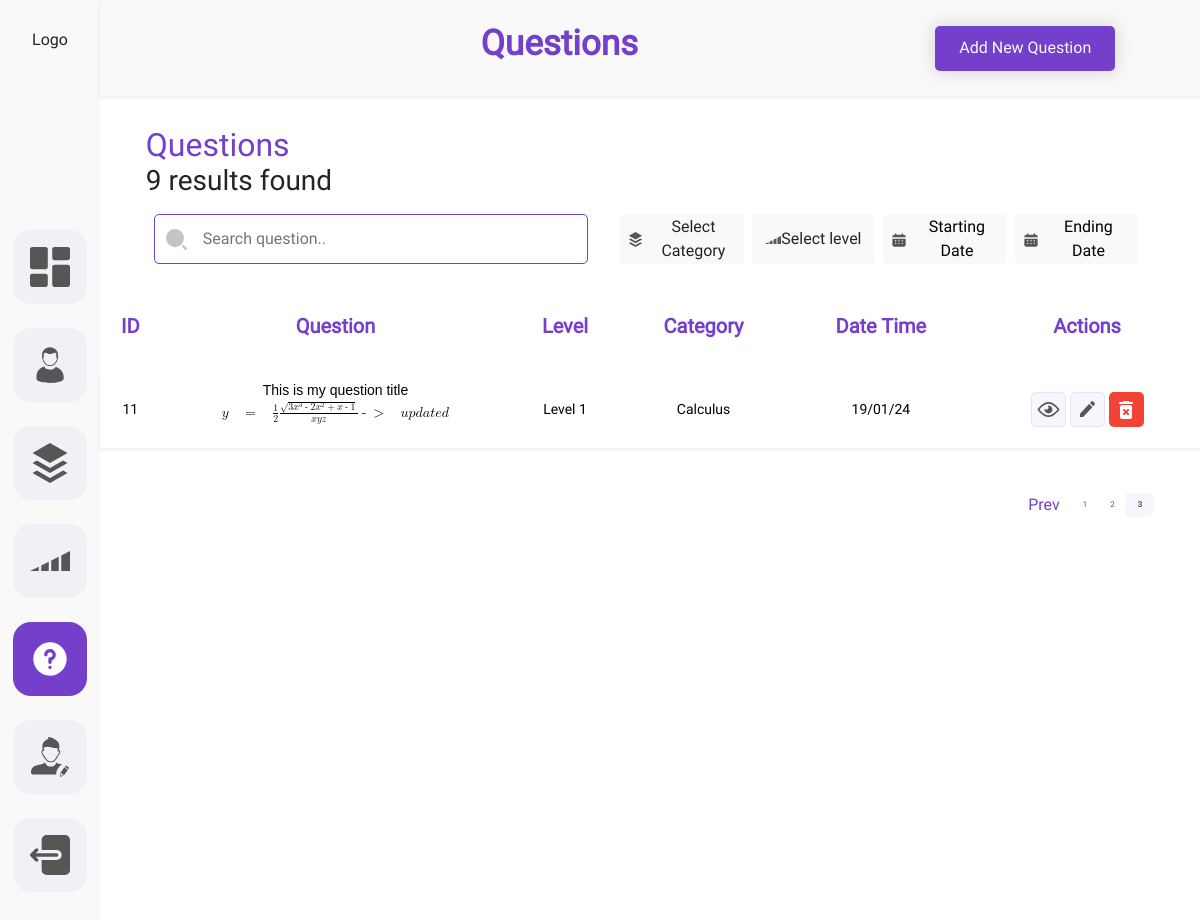
Page /myadmin/questions/?page=3 (signed in) on the earlier database version.
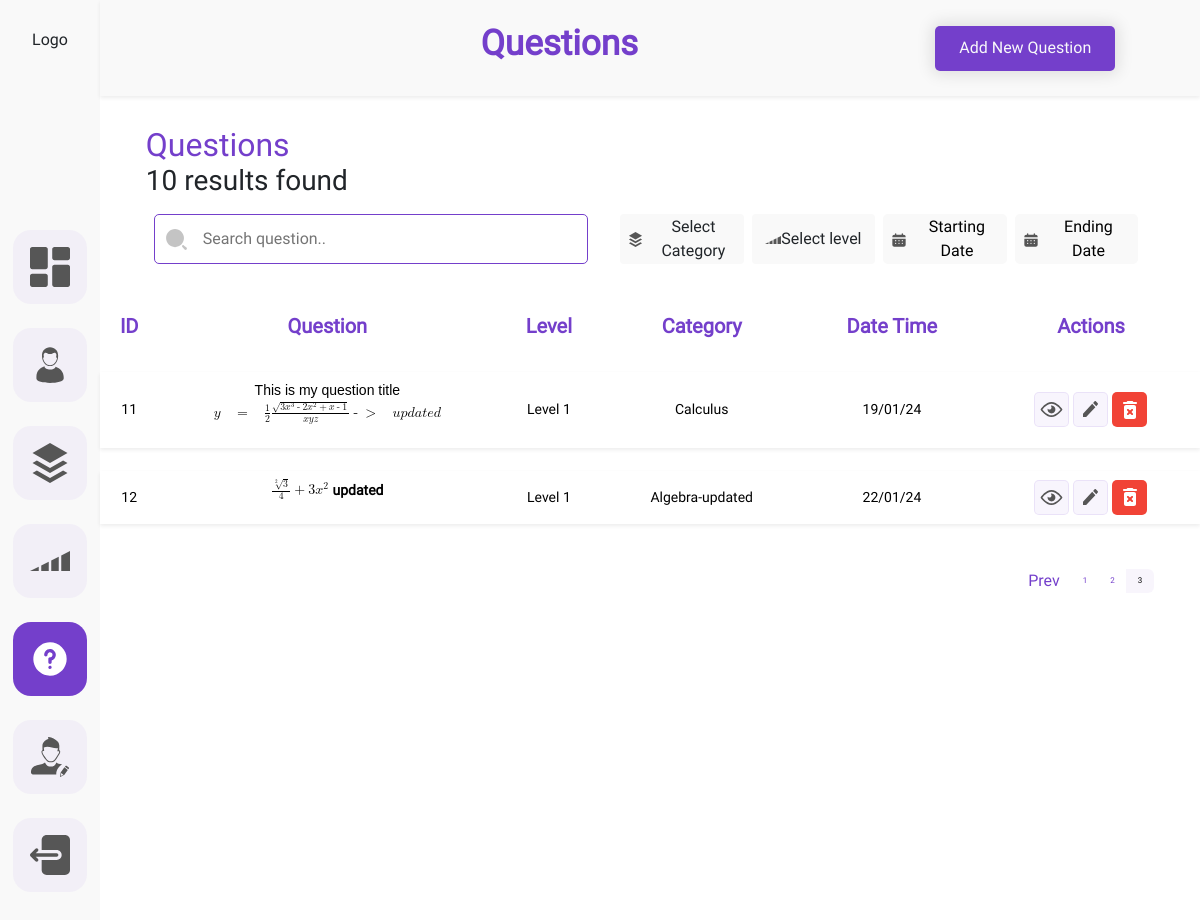
Same page on the later database version.
### adminDashboard/models.py (models this page shows, shortened)
class Question(BaseModel):
    question_title = models.TextField()
    question_description = models.TextField()
    option_a = models.CharField(max_length=255)
    option_b = models.CharField(max_length=255)
    option_c = models.CharField(max_length=255)
    option_d = models.CharField(max_length=255)
    correct_answer = models.CharField(max_length=1, choices=[('A', 'A'), ('B', 'B'), ('C', 'C'), ('D', 'D')])
    question_level = models.ForeignKey(Level, on_delete=models.CASCADE)
    question_helping_video = models.TextField()
    question_image = models.ImageField(upload_to='questions_images', blank=True, null=True)
    question_countdown_time = models.PositiveIntegerField()

class Level(BaseModel):
    level_no = models.IntegerField()
    number_of_questions = models.IntegerField()
    level_category = models.ForeignKey(Category,on_delete=models.CASCADE)
    class Meta:
        unique_together = ('level_no', 'level_category')
    def __str__(self):
        return f"Level {self.level_no}"

class Category(BaseModel):
    category_title = models.CharField(max_length=CharFieldSizes.XXX_LARGE)
    category_description = models.TextField()
    category_image = models.ImageField(upload_to='category_images')
    def __str__(self):
        return self.category_title

### adminDashboard/views.py (the view)
# urls.py: path('questions/', views.Questions, name='questions'),
@login_required(login_url='admin-login')
def Questions(request):
    context = {
        'categories': Category.objects.all(),
        'category': request.GET.get('category', None),
        'level': request.GET.get('level', None),
        'startdate': request.GET.get('startdate', None),
        'enddate': request.GET.get('enddate', None),
        'search': request.GET.get('search-bar', None)
    }
    selected_category_title = context['category']
    selected_level = context['level']
    if selected_category_title:
        try:
            selected_category = Category.objects.get(category_title=selected_category_title)
            levels = Level.objects.filter(level_category=selected_category)
            context['levels']= levels
            context['records'] = Question.objects.filter(question_level__in=levels)
        except Category.DoesNotExist:
            context['records'] = Question.objects.none()
    else:
        context['records'] = Question.objects.all()
    if selected_level:
        levels = Level.objects.get(id=selected_level)
        context['level']= levels.level_no
        context['records'] = Question.objects.filter(question_level = levels)
    if context['startdate'] and context['enddate']:
        context['records'] = context['records'].filter(created_at__range=(context['startdate'], context['enddate']))
    elif context['startdate']:
        context['records'] = context['records'].filter(created_at__gte=context['startdate'])
    elif context['enddate']:
        context['records'] = context['records'].filter(created_at__lte=context['enddate'])
    if context['search']:
        context['records'] = context['records'].filter(
            Q(question_title__icontains=context['search']) | Q(question_description__icontains=context['search'])
        )
    context['record_count'] = context['records'].count()
    paginator = Paginator(context['records'],4)
    page = request.GET.get('page')
    try:
        records_within_range = paginator.page(page)
    except PageNotAnInteger:
        records_within_range = paginator.page(1)
    except EmptyPage:
        records_within_range = paginator.page(paginator.num_pages)
    question_count = context['records'].count()
    context['records']= records_within_range
    context['record_count'] = question_count
    return render(request, 'admin_dashboard/question.html', context)

### templates/admin_dashboard/question.html (shortened to what the changed rows need)
{% load static %}
<!DOCTYPE html>
<html lang="en">
<head>
    <link
    href="https://cdn.jsdelivr.net/npm/bootstrap@5.3.2/dist/css/bootstrap.min.css"
    rel="stylesheet"
  />
  <link rel="stylesheet" href="{% static 'admin_dashboard/css/common.css'%}">
  <link rel="stylesheet" href="{% static 'admin_dashboard/css/users.css'%}">
  <link rel="stylesheet" href="{% static 'admin_dashboard/css/category.css'%}">
  <link rel="stylesheet" href="{% static 'admin_dashboard/css/question.css'%}">
  <link rel="stylesheet" href="{% static 'admin_dashboard/css/dashboard.css'%}">
  <link rel="stylesheet" href="{% static 'admin_dashboard/css/question.css'%}">
</head>
<body>
    <div class="container-fluid">
        <div class="row ">
            <div class="col-11  h-100">
                <div class="row p-2 bg-sidebar shadow-sm heading-container-height align-items-center justify-content-center">
                    <div class="col-6 d-flex justify-content-end ">
                        <div class= "">
                            <h1 class="dashboard__heading">Questions</h1>
                        </div>
                    </div>
                </div>
                <div class="row justify-content-center margintop">
                    <div class="col-11 p-0">
                        <div class="">
                            <div class="d-flex flex-column">
                                <div class="">
                                    <h2 class="user-title m-0 p-0">Questions</h2>
                                </div>
                                <div>
                                    <h3 class="user-title-desc m-0 p-0">{{record_count}} results found</h3>
                                </div>
                            </div>
                        </div>
                    </div>
                </div>
                <div class="row justify-content-center mt-3">
                    <div class="col p-0">
                        <div class="">
                            <div class="">
                                <table class="table table-hover table-borderless">
                                    <thead>
                                        <tr>
                                          <th class="table-head">ID</th>
                                          <th class="table-head">Question</th>
                                          <th class="table-head">Level</th>
                                          <th class="table-head">Category</th>
                                          <th class="table-head">Date Time</th>
                                          <th class="table-head">Actions</th>
                                        </tr>
                                      </thead>
                                      <tbody>
                                        {% if records %}
                                        {% for record in records %}
                                        <tr class="tr shadow-sm ">
                                          <td >{{record.id}}</td>
                                          <td>{{record.question_title | safe}}</td>
                                          <td>{{record.question_level}}</td>
                                          <td>{{record.question_level.level_category}}</td>
                                          <td>{{record.created_at|date:"d/m/y"}}</td>
                                          <td>
                                            <div class="d-flex justify-content-center gap-1">
                                                <div class="">
                                                    <a class="action-btns action-btns-view" href="{% url 'view-question' pk=record.id%}">
                                                    </a>
                                                </div>
                                                <div class="">
                                                    <a class="action-btns action-btns-view" href="{% url 'update-question' pk=record.id%}">
                                                    </a>
                                                </div>
                                                <div class="">
                                                    <a class="action-btns action-btns-remove" href="#" onclick=deleterecord({{record.id}}) data-bs-toggle="modal" data-bs-target="#user-successfully-delet-modal">
                                                    </a>
                                                </div>
                                            </div>
                                          </td>
                                        </tr>
                                        {% endfor %}
                                        {% endif %}
                                      </tbody>
                                  </table>
                            </div>
                        </div>
                    </div>
                </div>
            <div class="row justify-content-center">
              <div class="col-11 d-flex justify-content-end p-0">
                <nav aria-label="Page navigation example">
                  <ul class="pagination justify-content-end">
                    {% for page_num in records.paginator.page_range %}
                    <li class="page-item  d-flex justify-content-center align-items-center">
                      <a class="page-link border-0 {% if records.number == page_num %} custom_active {% endif %}" href="?page={{ page_num }}">{{ page_num }}</a>
                    </li>
                    {% endfor %}
                  </ul>
                </nav>
              </div>
            </div>
            </div>
        </div>
    </div>
</body>
</html>

Differences in the rows shown:
added Question: id "12", question_title "3 4 + 3 x 2 updated", question_level "Level 1", question_level.level_category "Algebra-updated", created_at "22/01/24"
Other differences:
{{ record_count }}: "9" → "10"
